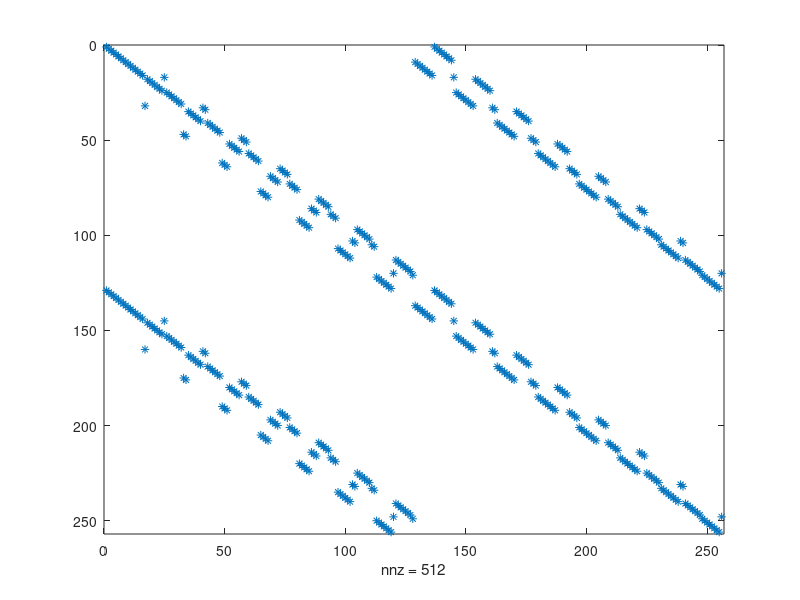

Write the MATLAB code that produced this figure.
N=8;

%%%
%
% cercare di mettere il filo dei data in fondo, cosi' e' in cima
%%%
x = randn(N, 1); x = x / norm(x);
y = randn(N, 1); y = y / norm(y);

S = tril(x*y')+ triu(y*x', 1); %semiseparable matrix
e0=[1;0]; e1=[0;1];
j=zeros(N, 1);
j(2)=1;
phi_init=  1/sqrt(2)*kron(e0, kron(kron(y, e0), x))+1/sqrt(2)*kron(e1, kron(kron(x, e0), y));

N2=2*N;
Z2N=zeros(N2); Z2N=diag(ones(N2-1, 1), 1); Z2N(N2, 1)=1; %upshift
Zb=eye(N*N2);
for i=1:N-1
    Zb(i*N2+1:(i+1)*N2, i*N2+1:(i+1)*N2)=Z2N^i;
end
Zbi=eye(N*N2);
for i=0:N-1
    Zbi(i*N2+1:(i+1)*N2, i*N2+1:(i+1)*N2)=(Z2N')^(N-i);
end


Zg= blkdiag(Zb, Zbi);

ZN=zeros(N); ZN=diag(ones(N-1, 1), -1); ZN(1, N)=1; % small downshift
Zs=eye(N*N2);
for i=1:N-1
    Zs(i*N2+1:(i)*N2+N, i*N2+1:(i)*N2+N)=ZN^i;
end 
Zss=kron(eye(2), Zs);
% spy(Zg)
H=[1 1; 1 -1]/sqrt(2);
Hg=kron(H, kron(eye(N), kron(eye(2), eye(N))));

M=Hg*Zss*Zg;
spy(M)

% A=reshape(M*phi_init, N2, []);
% error= norm(A(1:N, 1:N)-S/2)
% [Ux,r]=qr(x); Ux=r(1,1)*Ux;
% [Uy,r]=qr(y); Uy=r(1, 1)*Uy;
% U1=kron(H,kron(Uy, kron(eye(2), Ux)));
% [q, r]=qr(phi_init);
% U2=q; U2=r(1,1)*U2;
In = eye(N);
K = zeros(4*N^3,N);
Kb = K;
b=rand(N, 1);
b=b/norm(b);
Sb=S*b/(sqrt(2)^(log2(N)+2));

for j = 1:N
    K(:,j) = kron(In(:, j), phi_init);
    Kb(:, j)=kron(b, phi_init);
 %    K2(:,j) = kron(kron(y, x),In(:,j));
end
% for j = 1:N
%     K(:,j) = kron( phi_init, In(:, j));
%     K2(:,j) = kron(kron(y, x),In(:,j));

% end


ZZ=diag(ones(4*N^2-1, 1), 1); ZZ(4*N^2, 1)=1;
Zus=ZZ^(2*N); %effettua lo shift di 2N posizioni in alto

ZZus=eye(4*N^3);
for i=1:N-1
    ZZus(i*4*N^2+1:(i+1)*4*N^2, i*4*N^2+1:(i+1)*4*N^2)=Zus^i;
end
BB=ZZus*kron(eye(N), M)*K;


BBb=ZZus*kron(eye(N), M)*Kb;
Hn=1;
for j=1:log2(N)
    Hn=kron(H, Hn);
end
AB=kron(Hn, eye(4*N^2))*BB;
%AB=kron(eye(4*N^2), Hn)*BB;
ABb=kron(Hn, eye(4*N^2))*BBb;

%Questo realizza un block encoding con alpha= sqrt(2)^(n+2), e servono 3n+2
%qubits aggiuntivi
norm(AB(1:N, 1:N)-S/(2*sqrt(2)^log2(N)))
norm(ABb(1:N, 1)-Sb)
[q, r]=qr(kron(In, phi_init));
U_init=q; U_init=U_init*diag([diag(r); ones(4*N^3-N, 1)]);

U_init(:,2)=zeros(1,size(U_init,1));
AAA=kron(Hn, eye(4*N^2))*ZZus*kron(eye(N), M)*U_init; % matrice A del block encoding
alpha=(2*sqrt(2)^log2(N));
error=norm(AAA(1:N, 1:N)-S/alpha)
